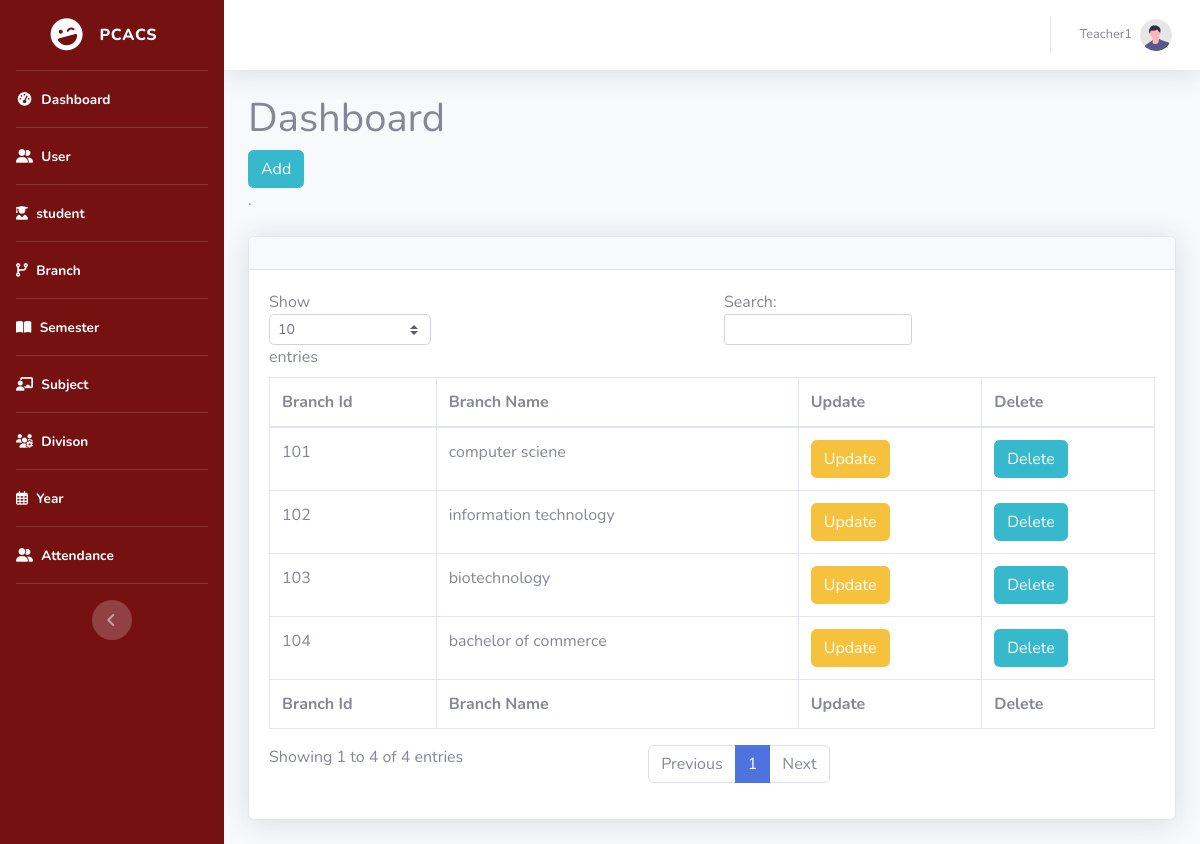
Screenshot of /Admin/branch.php (signed in) with the database file from the repository.
### tables this page shows
CREATE TABLE `branch` (
  `brinch_id` int(11) DEFAULT NULL,
  `branch_name` varchar(50) NOT NULL
);

### Admin/branch.php (the view, shortened to what this page needs)
<?php
require("../config/config.php");
?>
<!DOCTYPE html>
<html lang="en">
<head>
    <link href="vendor/fontawesome-free/css/all.min.css" rel="stylesheet" type="text/css">
    <link href="css/sb-admin-2.min.css" rel="stylesheet">
</head>
<body id="page-top">
    <div id="wrapper">
        <?php include("sidebar.php");?>
        <div id="content-wrapper" class="d-flex flex-column">
            <div id="content">
                <?php include("navbar.php");?>
                <div class="container-fluid">
                    <h1>Dashboard</h1>
                    <a href="badd.php" class="btn btn-info">Add</a>
                    <p class="mb-4"> <a target="_blank" href="https://datatables.net"></a>.</p>
                    <?php
                   $query="select * from branch";
                   $result=mysqli_query($con,$query);
               ?>
                    <div class="card shadow mb-4">
                        <div class="card-header py-3">
                        </div>
                        <div class="card-body">
                            <div class="table-responsive">
                                <table class="table table-bordered" id="dataTable" width="100%" cellspacing="0">
                                    <thead>
                                        <tr>
                                            <th>Branch Id</th>
                                            <th>Branch Name</th>
                                            <th>Update</th>
                                            <th>Delete</th>
                                        </tr>
                                    </thead>
                                    <tfoot>
                                        <tr>
                                        <th>Branch Id</th>
                                        <th>Branch Name</th>
                                        <th>Update</th>
                                        <th>Delete</th>
                                        </tr>
                                    </tfoot>
                                    <tbody>
                                        <?php
                    while($row=$result->fetch_assoc()){
                    ?>
                                        <tr>
                                            <td><?php echo $row['brinch_id']?></td>
                                            <td><?php echo $row['branch_name']?></td>
                                            <td><a href="bupdate.php?bid=<?php echo $row['brinch_id']?>"
                                                    class="btn btn-warning">Update</a></td>
                                            <td><a href="bdelete.php?bid=<?php echo $row['brinch_id']?>"
                                                    class="btn btn-info">Delete</a></td>
                                        </tr>
                                        <?php
                    }
                    ?>
                                    </tbody>
                                </table>
                            </div>
                        </div>
                    </div>
                </div>
            </div>
        </div>
    </div>
</body>
</html>

### rows the page displays
branch: brinch "104", branch_name "bachelor of commerce"
branch: brinch "103", branch_name "biotechnology"
branch: brinch "101", branch_name "computer sciene"
branch: brinch "102", branch_name "information technology"

### other values shown
$_SESSION['uname'] "Teacher1"
